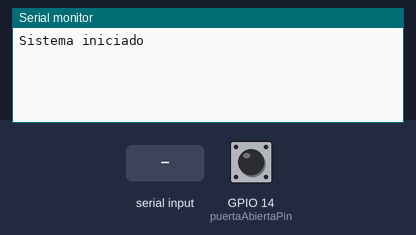
A program run on a simulated ESP32. Parts: the last lines printed to the serial monitor. Inputs (shaded band) come from the test bench; at power-on: GPIO 14 (puertaAbiertaPin) HIGH.

Above: at 1.2 s.
1.3 s: GPIO 14 (puertaAbiertaPin) pulled LOW for 0.15 s
At 2.5 s:
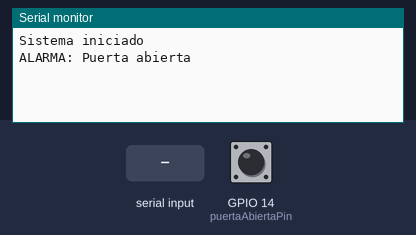
2.9 s: "RESET\n" received over Serial
At 3.3 s:
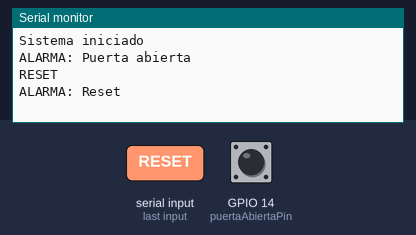
4.4 s: "1\n" received over Serial
At 5.5 s:
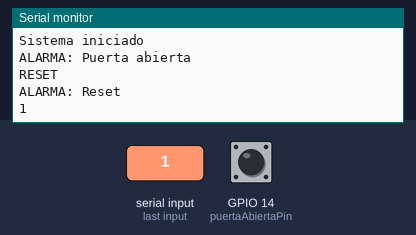

Measured:
- after the input at 1.3 s, the serial monitor: prints a new line after 0.05 s (image 1)
- after the input at 2.9 s, the serial monitor: prints a new line at once (image 2)
- after the input at 4.4 s, the serial monitor: prints a new line at once (image 3)

The program:

main.cpp
```cpp
#include <Arduino.h>
// ALARMA PUERTA ABIERTA
const int puertaAbiertaPin = 14;
bool puertaAbierta=true;
bool alarmaPuertaAbierta=false;
String comandoActual = "";

bool leePinDigitalAntirebote(int pin, int tiempo) {
  static int estadoAnterior = HIGH;
  static int estadoPIN = HIGH;
  static unsigned long tiempoUltimaLectura = 0;
  unsigned long tiempoInicio = millis();
  int lecturaActual = digitalRead(pin);
  if (lecturaActual != estadoAnterior) {
    estadoAnterior = lecturaActual;
    tiempoUltimaLectura = tiempoInicio;
  }
  else if ((tiempoInicio - tiempoUltimaLectura) >= tiempo) {
    estadoPIN = lecturaActual;

  }
  return(estadoPIN);
}
void setup( ) {
  Serial.begin(115200);
  Serial.println("Sistema iniciado");
  pinMode(puertaAbiertaPin,INPUT_PULLUP);

}

void loop() {
  bool lecturaActualPuerta=leePinDigitalAntirebote(puertaAbiertaPin, 50 );
  if ((!alarmaPuertaAbierta) && (lecturaActualPuerta==LOW)) {
    alarmaPuertaAbierta=true;
    Serial.println("ALARMA: Puerta abierta");
  }

 if (Serial.available() > 0) {
        char c = Serial.read();
        Serial.print(c);
        // Si detectamos fin de línea, evaluamos el comando completo
        if (c == '\n' || c == '\r') {
            comandoActual.trim(); // Limpiamos espacios o retornos de carro
            Serial.println(c);
            if (comandoActual.length() > 0) {
                if (comandoActual.equalsIgnoreCase("RESET")) {
                  alarmaPuertaAbierta=false;
                  Serial.println("ALARMA: Reset");
                }
            }
            comandoActual="";
        }
        else {
          comandoActual += c;
        }
  }


//LECTURA SIN REBOTES
/*bool lecturaActualPuerta=leePinDigitalAntirebote(puertaAbiertaPin, 100 );
if (lecturaActualPuerta!=puertaAbierta)
 {
  puertaAbierta=lecturaActualPuerta;
  if (lecturaActualPuerta==LOW) {
    Serial.println("ALARMA: Puerta abierta");
  }
 }*/

  //LECTURA CON REBOTES
 /*bool lecturaActualPuerta=digitalRead(puertaAbiertaPin);
 if (lecturaActualPuerta!=puertaAbierta)
 {
  puertaAbierta=lecturaActualPuerta;
  Serial.println("ALARMA: Puerta abierta");
 }*/


 // LECTURA CONTINUA MIESTRAS ESTA PULSADO
 /*if (digitalRead(puertaAbiertaPin)==LOW) {
  Serial.println("ALARMA: Puerta abierta");
 }*/

}

 
```
